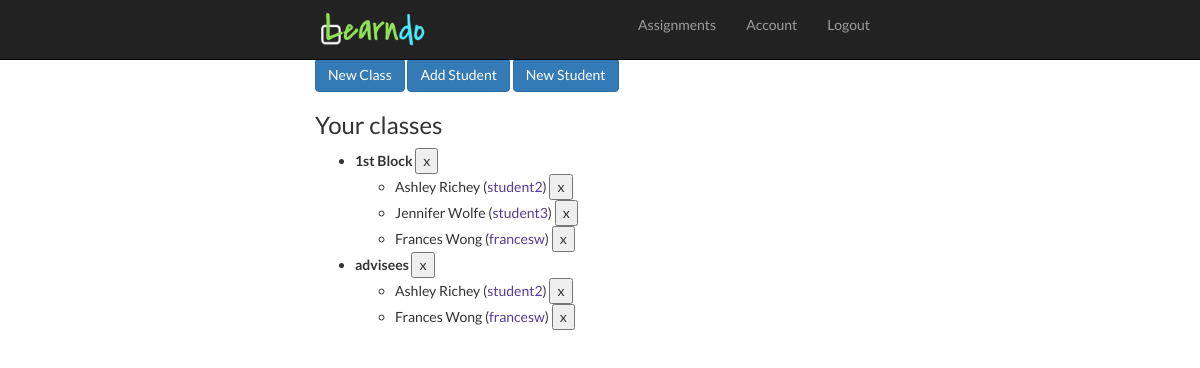
The app's page /teacher/3/classes (signed in) with its own data.
### model.py (models this page shows, shortened)
class Class(db.Model):
    __tablename__ = "classes"
    class_id = db.Column(db.Integer, autoincrement=True, primary_key=True)
    class_name = db.Column(db.String(64), nullable=False)

class User(db.Model):
    __tablename__ = "users"
    user_id = db.Column(db.Integer, autoincrement=True, primary_key=True)
    is_teacher = db.Column(db.Boolean, nullable=False)
    username = db.Column(db.Integer, nullable=False, unique=True)
    password = db.Column(db.String(16), nullable=False)
    email = db.Column(db.String(64), nullable=True)
    first_name = db.Column(db.String(32), nullable=False)
    last_name = db.Column(db.String(32), nullable=True)
    display_name = db.Column(db.String(32), nullable=True)
    school = db.Column(db.String(64), nullable=True)
    classes = db.relationship("Class",
                             secondary='usersclasses',
                             backref="users")
    tasks = db.relationship('Task', backref='user')
    assignments = db.relationship('Assignment', backref='user')

### server.py (the view)
@app.route('/teacher/<int:user_id>/classes')
def manage_classes(user_id):
    if session['user_id'] == user_id:
        teacher = User.query.get(user_id) ## Can I make this a global variable or store in session?
        class_list = show_classes(teacher)
        return render_template("class_list.html", teacher=teacher, class_list=class_list)
    else:
        flash("You do not have access to that page.")
        return redirect("/")

### helper.py (called while the page is built)
def show_classes(teacher):
    class_list = {}
    for each_class in teacher.classes:
        class_list[each_class.class_id] = {'class_name' : each_class.class_name }
        for student in each_class.users:
            if student.is_teacher == 0:
                if 'students' not in class_list[each_class.class_id]:
                    class_list[each_class.class_id]['students'] = []
                class_list[each_class.class_id]['students'].append(student)
    return class_list

### templates/class_list.html (shortened to what this page needs)
{% extends 'base.html' %}
{% block content %}
<div id="select-form">
    <button id="new-class" class="form-buttons btn btn-primary">New Class</button>
    <button id="add-student" class="form-buttons btn btn-primary">Add Student</button>
    <button id="new-student" class="form-buttons btn btn-primary">New Student</button>
</div>
    <div id="class-list">
        <h3 id="your-classes">Your classes</h3>
        <ul>
        {% for class_id in class_list.keys() %}
            <li id="c{{ class_id }}"><b>{{ class_list[class_id]['class_name'] }}</b>
            <button class="delete_class" data-classid="{{ class_id }}">x</button>
            </li>
                {% if 'students' in class_list[class_id] %}
                  <ul id="class{{ class_id }}">
                    {% for student in class_list[class_id]['students'] %}
                    <li id="s{{ student.user_id }}">
                    {{ student.first_name }} {{ student.last_name }}
                    (<a href="/profile/{{student.user_id}}">{{student.username}}</a>)
                    <button class="remove_student" data-classid="{{ class_id }}" data-studentid="{{ student.user_id }}">x</button>
                    </li>
                    {% endfor %}
                  </ul>
                {% endif %}
        {% endfor %}
        </ul>
    </div>
{% endblock %}

### templates/base.html (style rules this page uses)
body { font-family: "Lato", "Verdana", sans-serif; margin-top: 58px; }
a { color: #563d99; }

### records on screen
Class: class_name "1st Block"
User: first_name "Ashley", last_name "Richey", username "student2"
User: first_name "Jennifer", last_name "Wolfe", username "student3"
User: first_name "Frances", last_name "Wong", username "francesw"
Class: class_name "advisees"
